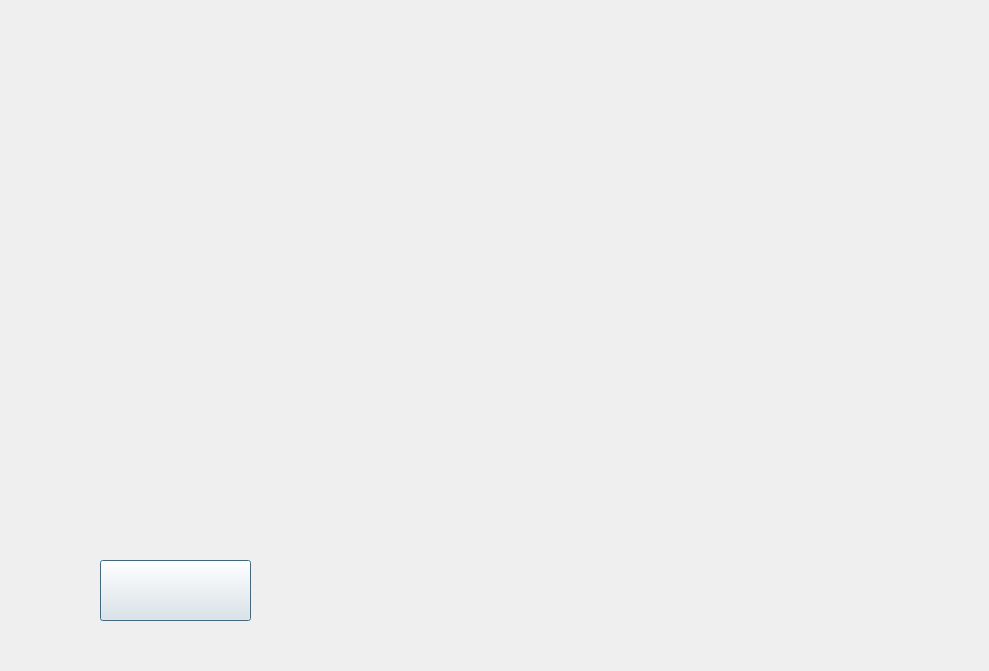
<?xml version="1.0" encoding="UTF-8"?>
<ui version="4.0">
 <class>help</class>
 <widget class="QDialog" name="help">
  <property name="geometry">
   <rect>
    <x>0</x>
    <y>0</y>
    <width>989</width>
    <height>671</height>
   </rect>
  </property>
  <property name="windowTitle">
   <string>Dialog</string>
  </property>
  <property name="styleSheet">
   <string notr="true">border-image: url(:/new/prefix1/help.jpg);</string>
  </property>
  <widget class="QPushButton" name="pushButton">
   <property name="geometry">
    <rect>
     <x>100</x>
     <y>560</y>
     <width>151</width>
     <height>61</height>
    </rect>
   </property>
   <property name="styleSheet">
    <string notr="true">QPushButton{border-image: url(:/new/prefix1/b1.png);}
QPushButton:hover{border-image: url(:/new/prefix1/b2.png);}
</string>
   </property>
   <property name="text">
    <string/>
   </property>
  </widget>
 </widget>
 <resources/>
 <connections/>
</ui>
